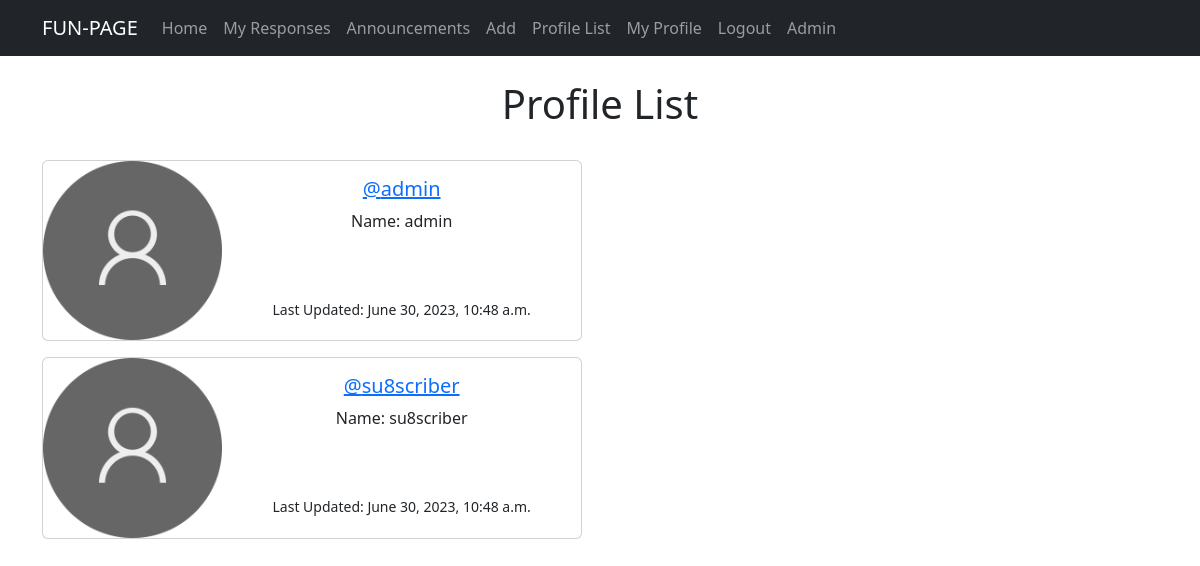
Screenshot of /profile_list/ (signed in) with the database file from the repository.
### fun/models.py (models this page shows, shortened)
class Profile(models.Model):
    user = models.OneToOneField(User, on_delete=models.CASCADE)
    follows = models.ManyToManyField("self",
                                     related_name="followed_by",
                                     symmetrical=False,
                                     blank=True)
    date_modified = models.DateTimeField(User, auto_now=True)
    comments = models.ManyToManyField(Comment,
                                       related_name="commented_by",
                                       blank=True)

### fun/views.py (the view)
# urls.py: path('profile_list/', views.profile_list, name='profile_list'),
def profile_list(request):
    if request.user.is_authenticated:
        profiles = Profile.objects.exclude(user=request.user)
        return render(request, 'profile_list.html', {"profiles": profiles})
    else:
        messages.success(request, ("You must be logged in to view this page."))
        return redirect('home')

### templates/profile_list.html
{% extends 'flatpages/default.html' %}
{% load static %}
{% block content %}
<h1> Profile List</h1>
<br/>
{% if profiles %}
    {% for profile in profiles %}
<div class="card mb-3" style="max-width: 540px;">
  <div class="row g-0">
    <div class="col-md-4">
      <img src="{% static 'images/default_profile_image.png' %}" class="img-fluid rounded-start" alt="Profile img"></img>
    </div>
    <div class="col-md-8">
      <div class="card-body">
        <h5 class="card-title"><a href="{% url 'profile' profile.user.pk %}">@{{ profile.user.username|lower}}</a></h5>
        <p class="card-text">Name: {{ profile.user.username}}</p> <br/> <br/>
        <p class="card-text"><small class="text-body-secondary">Last Updated: {{ profile.date_modified}}</small></p>
      </div>
    </div>
  </div>
</div>
  {% endfor %}
{% endif %}
{% endblock content %}

### rows the page displays
Profile: user.username "admin", date_modified "June 30, 2023, 10:48 a.m."
Profile: user.username "su8scriber", date_modified "June 30, 2023, 10:48 a.m."
